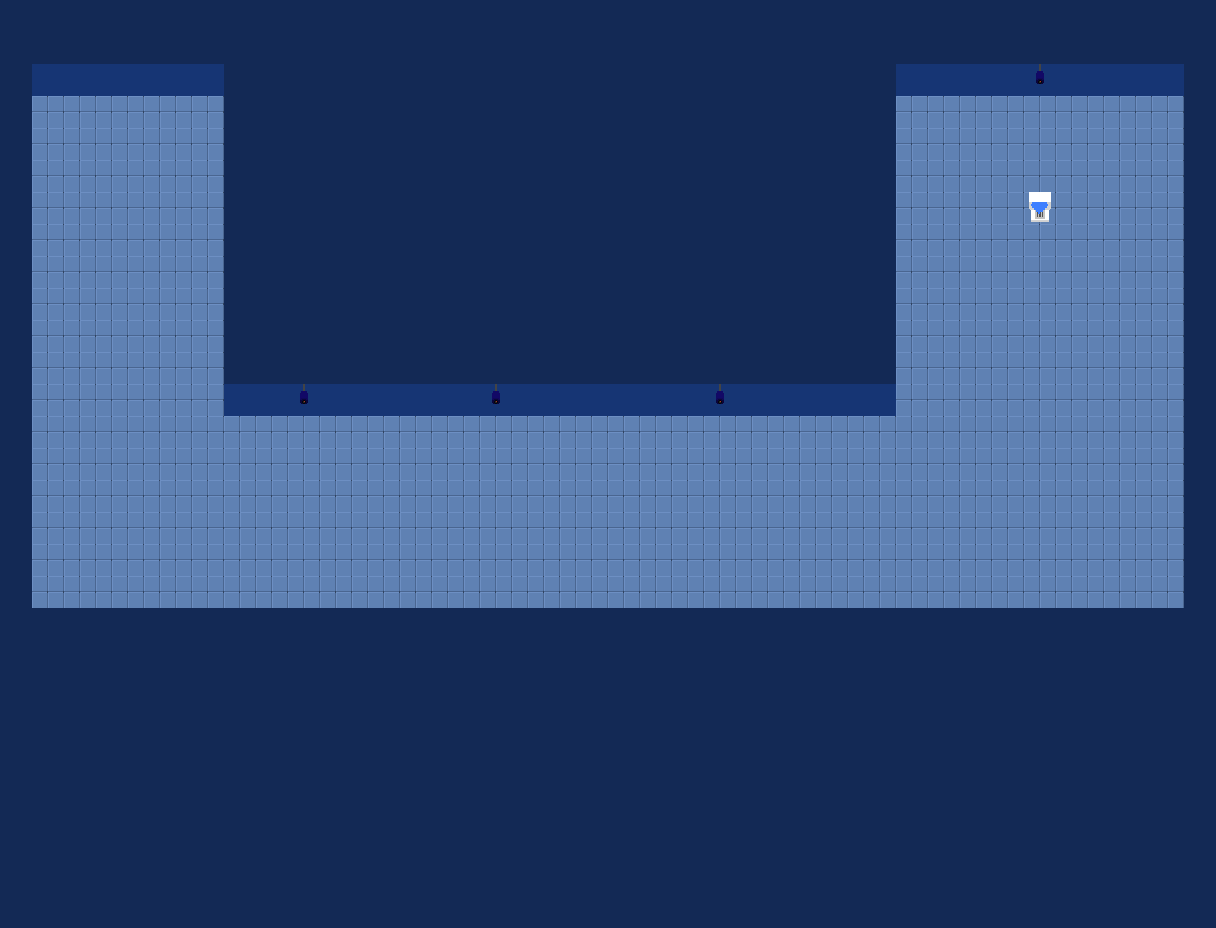

This game map was drawn from its Tiled (.tmx) file and the tilesets committed beside it. A one-line description and the trimmed map source follow:
An orthogonal 38x29 tile map with 32x32 px tiles, 5 tile layers (BaseLayer, Diamonds, Blocks, Top, ...) and 9 objects.

<map version="1.10" tiledversion="1.10.2" orientation="orthogonal" renderorder="right-down" width="38" height="29" tilewidth="32" tileheight="32" infinite="0" nextlayerid="9" nextobjectid="12">
 <editorsettings>
  <export target="test.json" format="json" />
 </editorsettings>
 <tileset firstgid="1" name="tilemap" tilewidth="32" tileheight="32" tilecount="64" columns="8">
  <image source="../Textures/tilemap.png" width="256" height="256" />
 </tileset>
 <layer id="1" name="BaseLayer" width="38" height="29">
  <data>[1102 cells, 900 non-empty, 3 distinct tile ids]</data>
 </layer>
 <objectgroup id="4" name="Walls">
  <object id="1" x="1184.67" y="0.5" width="30.1667" height="927.333" />
  <object id="2" x="0.25" y="1" width="30.8333" height="924" />
  <object id="3" x="-1.33333" y="1.33333" width="1217.83" height="72.8333" />
  <object id="4" x="-0.916833" y="615.765" width="1216.5" height="311.985" />
  <object id="9" x="222" y="62" width="672" height="332" />
  <object id="11" x="1029" y="191.75" width="21.25" height="6" />
 </objectgroup>
 <layer id="3" name="Diamonds" width="38" height="29">
  <data>[1102 cells, 1 non-empty, 1 distinct tile ids]</data>
 </layer>
 <layer id="5" name="Blocks" width="38" height="29">
  <data>[1102 cells, 0 non-empty, 0 distinct tile ids]</data>
 </layer>
 <objectgroup id="7" name="CameraAreas">
  <object id="6" x="224" y="414" width="350" height="157" />
  <object id="7" x="641" y="415" width="160" height="158" />
  <object id="8" x="926" y="94" width="226" height="178" />
 </objectgroup>
 <layer id="2" name="Top" width="38" height="29">
  <data>[1102 cells, 704 non-empty, 2 distinct tile ids]</data>
 </layer>
 <layer id="8" name="LaserDoors" width="38" height="29">
  <data>[1102 cells, 0 non-empty, 0 distinct tile ids]</data>
 </layer>
</map>
